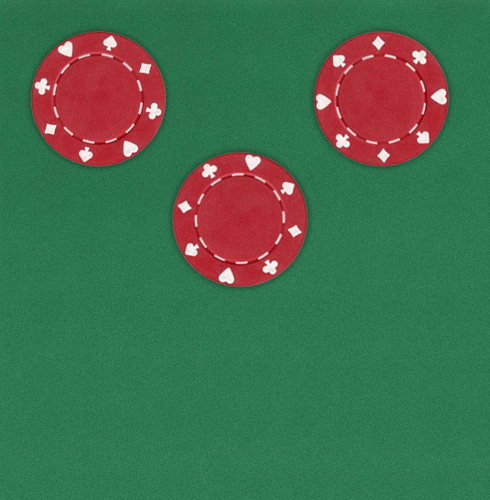
#> input picture resources/images/poker_cap1.png, 490 x 500 px
$ python movement.py
#> lines starting #> are read from the running program, lines starting #| are printed output that depends on the picture; after the words box and inside, x2 and y2 are one past the last pixel; in counts of white or black regions, pixels touching at a corner belong together
import cv2
import numpy as np

first_capture = cv2.imread('../resources/images/poker_cap1.png')
#> first_capture is the input picture: shape (500, 490, 3); mean B, G, R 78, 109.1, 68.9
second_capture = cv2.imread('../resources/images/poker_cap2.png')
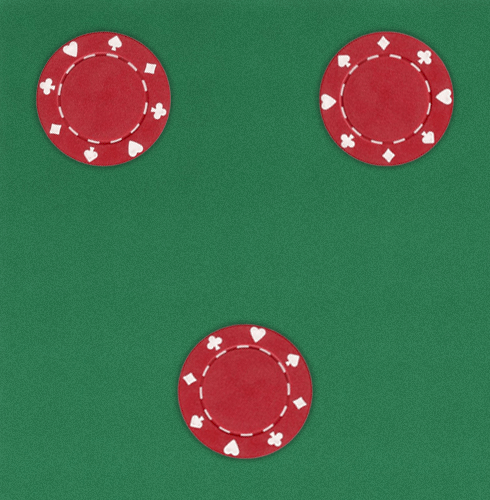
#> input picture resources/images/poker_cap2.png, 490 x 500 px
#> second_capture is the input picture: shape (500, 490, 3); mean B, G, R 77.9, 108.9, 68.7

rgb_img = cv2.subtract(first_capture, second_capture)
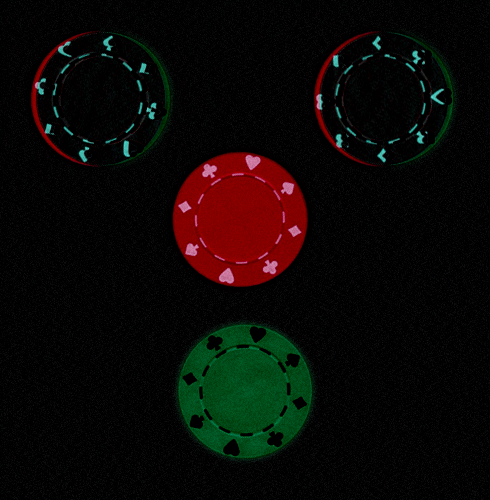
#> rgb_img: shape (500, 490, 3); mean B, G, R 5.7, 8.3, 11.5
hsv_img = cv2.cvtColor(rgb_img, cv2.COLOR_BGR2HSV)
#> hsv_img: shape (500, 490, 3); mean H, S, V 36.9, 73.3, 16.9

light_tone = np.array([0, 120, 120])
dark_tone = np.array([180, 255, 255])

segmented_image = cv2.inRange(hsv_img, light_tone, dark_tone)
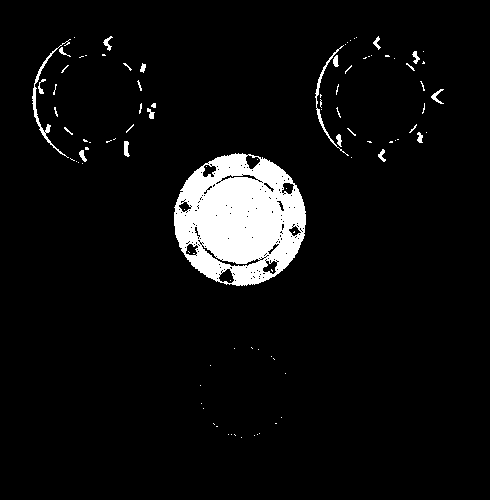
#> segmented_image: shape (500, 490); 5.8% white; 98 white regions (77 under 20 px), largest, box (x1, y1, x2, y2) and area: (174, 153, 306, 286) 12306, (32, 39, 71, 158) 381, (315, 45, 349, 156) 271

cv2.imshow('Segmented', segmented_image)

cv2.waitKey(0)
cv2.destroyAllWindows()
